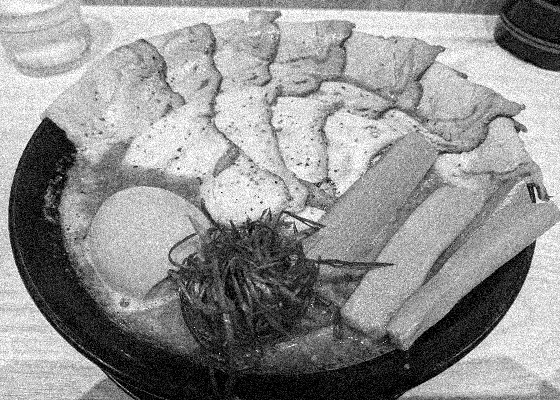
#> input picture hw1/image/sample6.jpg, 560 x 400 px, found by its file name; the run also reads 1 picture not shown here
$ python prob3_imgNoiseRemove.py
#> lines starting #> are read from the running program, lines starting #| are printed output that depends on the picture
### hw1/utils.py
from PIL import Image
import numpy as np
import matplotlib.pyplot as plt
from matplotlib.colors import LogNorm

import pdb

def load_img2npArr(name):
#> called with name = 'sample6.jpg'
    img = Image.open(name)
#> img is the input picture: PIL image 560x400 L; min 0, max 255, mean 146.1
    img_arr = np.array(img)
    return img_arr

def save_npArr2JPG(img_arr, name):
    img = Image.fromarray(img_arr)
    img.convert("RGB").save("{0}.jpg".format(name), "JPEG")
    print("Save fig {0}.jpg!".format(name))

def int_round(img_arr):
    return np.array(np.round(img_arr), dtype=np.uint8)

# [62 lines left out: functions plot_hist, plot_transfer, plot_spectrum, PSNR, plot_param_search, not called in this run]

### hw1/prob3_imgNoiseRemove.py
from PIL import Image
import numpy as np
import matplotlib.pyplot as plt
from scipy import fftpack

import utils

import pdb

# load image
sample6_arr = utils.load_img2npArr("sample6.jpg")
sample7_arr = utils.load_img2npArr("sample7.jpg")
#> call 2 of load_img2npArr, with name = 'sample7.jpg'
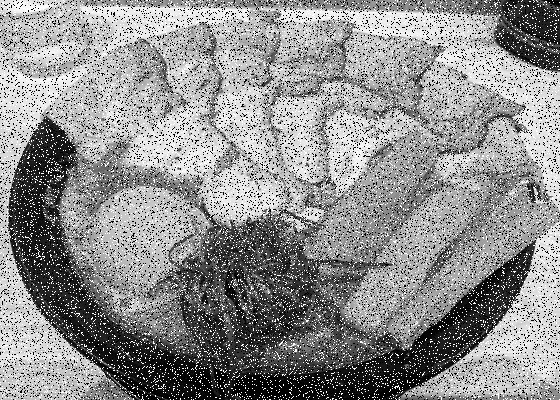
#> input picture hw1/image/sample7.jpg, 560 x 400 px, found by its file name
#> in load_img2npArr, img is the input picture: PIL image 560x400 L; min 0, max 255, mean 142.6
sample5_arr = utils.load_img2npArr("sample5.jpg")

# prob (a)
'''
Solutions
1. low-pass filtering (for uniform noise)
2. non-linear filtering (for impluse noise)
3. fft filtering [Image denoising by FFT](http://scipy-lectures.org/intro/scipy/auto_examples/solutions/plot_fft_image_denoise.html)
'''

def filter_low_pass(img_arr, b=2, kernel_size=3, pad_method="edge"):
#> called with b = 2, kernel_size = 5, pad_method = 'edge'
    M, N = img_arr.shape
#> M = 400; N = 560
    result = np.zeros( (M, N) )
    n_pad = kernel_size // 2
    img_expand_arr = np.pad(img_arr, ((n_pad, n_pad), (n_pad, n_pad)), "edge")
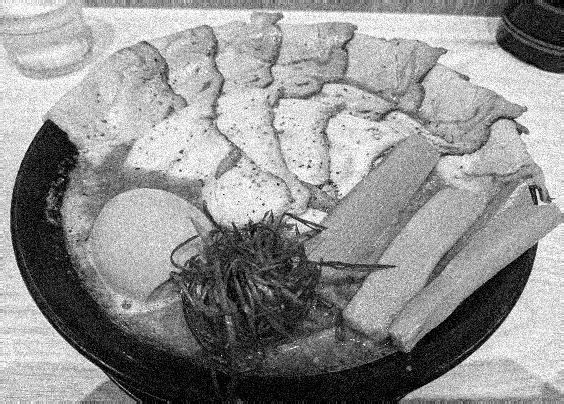
#> img_expand_arr: shape (404, 564); min 0, max 255, mean 146.1
    M_expand, N_expand = img_expand_arr.shape
#> M_expand = 404; N_expand = 564
    # Generate (b + k - 1)**2, and assign b with cross
    mask = np.ones( (kernel_size, kernel_size)  )
    for i in range(-(kernel_size//2), (kernel_size//2)+1 ):
        mask[kernel_size // 2 + i, kernel_size // 2] = b
    for j in range(-(kernel_size//2), (kernel_size//2)+1 ):
        mask[kernel_size // 2, kernel_size // 2 + j] = b
    mask[kernel_size // 2, kernel_size // 2] = b ** 2
    mask = 1 / ( (b + kernel_size - 1)**2 ) * mask
    # convolution/weighted average
    for i in range(M):
        for j in range(N):
            result_part = img_expand_arr[i: i + kernel_size, j: j + kernel_size] * mask
            result[i, j] = np.sum(result_part)
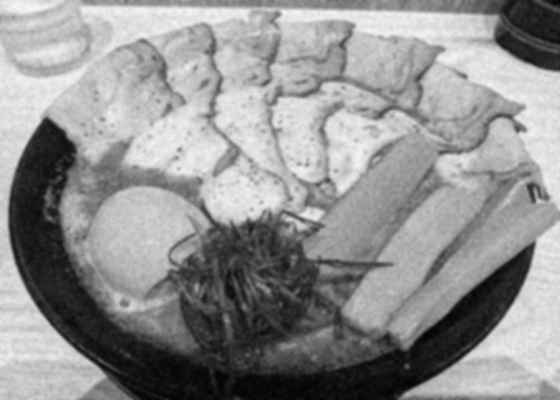
#> result: shape (400, 560) float64; min 2.19, max 249, mean 146.1
    result = utils.int_round(result)
    return result

def filter_median(img_arr, kernel_size=3, percent=50, pad_method="edge"):
#> called with kernel_size = 3, percent = 50, pad_method = 'edge'
    M, N = img_arr.shape
#> M = 400; N = 560
    result = np.zeros( (M, N) )
    n_pad = kernel_size // 2
    img_expand_arr = np.pad(img_arr, ((n_pad, n_pad), (n_pad, n_pad)), "edge")
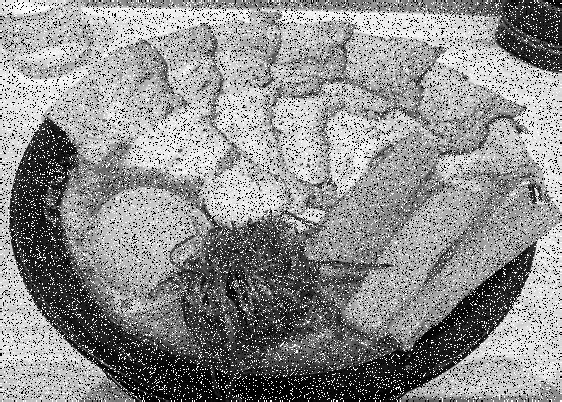
#> img_expand_arr: shape (402, 562); min 0, max 255, mean 142.6
    M_expand, N_expand = img_expand_arr.shape
#> M_expand = 402; N_expand = 562
    # convolution/weighted average
    for i in range(M):
        for j in range(N):
            result_part = img_expand_arr[i: i + kernel_size, j: j + kernel_size]
            #result[i, j] = np.median(result_part)
            result[i, j] = np.percentile(result_part, percent, interpolation="nearest")
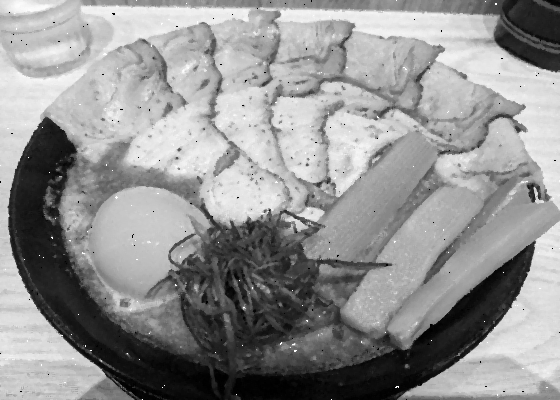
#> result: shape (400, 560) float64; min 0, max 255, mean 146.3
    result = utils.int_round(result)
    return result

def filter_fft(img_arr, Name=None, frac=0.1):
    # config
    keep_fraction = frac
    # transform into frequency domain
    img_freq_arr = fftpack.fft2(img_arr)
    result_freq = img_freq_arr.copy()
    r, c = result_freq.shape
    # filter by keep frac
    result_freq[int(r*keep_fraction):int(r*(1-keep_fraction))] = 0
    result_freq[:, int(c*keep_fraction):int(c*(1-keep_fraction))] = 0
    # plot spectrum graph
    if Name is not None:
        utils.plot_spectrum(img_freq_arr, "{0}_FD_origin".format(Name) )
        utils.plot_spectrum(result_freq, "{0}_FD_filtered".format(Name) )
    result_arr = fftpack.ifft2(result_freq).real
    result = utils.int_round(result_arr)
    return result

# Find best params
# Remember comment it before submit hw1
'''
utils.plot_param_search(filter_low_pass, "b", range(1, 21), sample5_arr, sample6_arr, "sample6")
utils.plot_param_search(filter_low_pass, "kernel_size", range(3, 21, 2), sample5_arr, sample6_arr, "sample6")
utils.plot_param_search(filter_median, "kernel_size", range(3, 21, 2), sample5_arr, sample7_arr, "sample7")
utils.plot_param_search(filter_fft, "frac", [round(0.05 * i, 2) for i in range(1, 10)], sample5_arr, sample6_arr, "sample6")
utils.plot_param_search(filter_fft, "frac", [round(0.05 * i, 2) for i in range(1, 10)], sample5_arr, sample7_arr, "sample7")
'''
# Remember delete it before submit hw1
# uniform noise, low-pass filter
result8_1_arr = filter_low_pass(sample6_arr, b=2, kernel_size=5)
utils.save_npArr2JPG(result8_1_arr, "8_result")
# impulse noise, medial filter
result9_2_arr = filter_median(sample7_arr, kernel_size=3, percent=50)
result9_3_arr = filter_median(result9_2_arr, kernel_size=3, percent=50)
#> call 2 of filter_median, with kernel_size = 3, percent = 50, pad_method = 'edge'
#> in filter_median (call 2), `img_expand_arr = np.pad(img_arr, ((n_pad, n_pad), (n_pad, n_pad)), "ed..`:
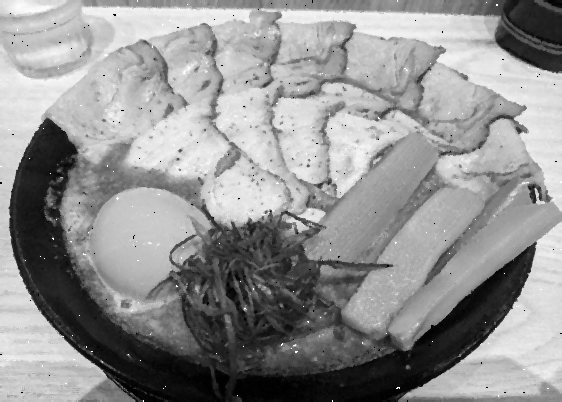
#> img_expand_arr: shape (402, 562); min 0, max 255, mean 146.3
utils.save_npArr2JPG(result9_2_arr, "tmp/9_result_once")
utils.save_npArr2JPG(result9_3_arr, "9_result")
#> call 3 of save_npArr2JPG, with name = '9_result'
#> in save_npArr2JPG (call 3), `img.convert("RGB").save("{0}.jpg".format(name), "JPEG")`:
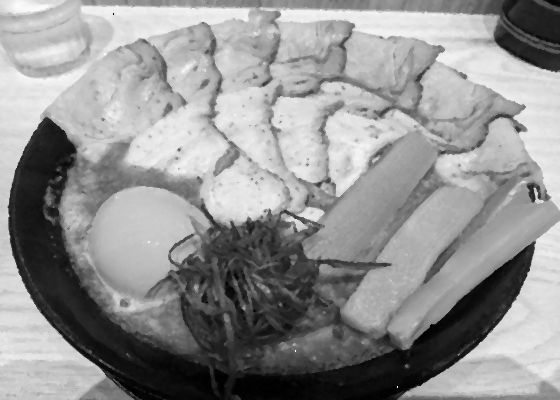
#> saved as 9_result.jpg: PIL image 560x400 RGB; min 0, max 253, mean 146.4

# Remember comment it before submit hw1
'''
utils.plot_param_search(filter_median, "percent", range(25, 75+1, 5), sample5_arr, sample7_arr, "sample7")
result8_2_arr = filter_low_pass(sample6_arr, b=3, kernel_size=5)
utils.save_npArr2JPG(result8_2_arr, "tmp/8_result_low_pass2")
result8_3_arr = filter_median(sample6_arr, kernel_size=3)
utils.save_npArr2JPG(result8_2_arr, "tmp/8_result_median")
result9_1_arr = filter_low_pass(sample7_arr, b=1, kernel_size=5)
utils.save_npArr2JPG(result9_1_arr, "tmp/9_result_low_pass")
result8_4_arr = filter_fft(sample6_arr, "tmp/sample6")
utils.save_npArr2JPG(result8_3_arr, "tmp/8_result_fft")
result9_4_arr = filter_fft(sample7_arr, "tmp/sample7")
utils.save_npArr2JPG(result9_3_arr, "tmp/9_result_fft")
result9_5_arr = filter_median(result9_3_arr, kernel_size=3, percent=50)
'''

# prob (b)
def PSNR(F_true, F):
    MSE = np.sum((F_true - F)**2) / np.prod(F.shape)
#> MSE = 52.81
    res = 10 * np.log10(255**2 / MSE)
#> res = 30.9
    return res

print('PSNR of uniform noise by low-pass : {0:.4f}'.format(PSNR(sample5_arr, result8_1_arr)))
#| PSNR of uniform noise by low-pass : 30.9034
print('PSNR of impulse noise by median_1: {0:.4f}'.format(PSNR(sample5_arr, result9_2_arr)))
#| PSNR of impulse noise by median_1: 33.0480
print('PSNR of impulse noise by median_2: {0:.4f}'.format(PSNR(sample5_arr, result9_3_arr)))
#| PSNR of impulse noise by median_2: 33.0975

# Remember comment it before submit hw1
'''
print('PSNR of uniform noise by low-pass b=3 : {0}'.format(PSNR(sample5_arr, result8_2_arr)))
print('PSNR of uniform noise by median : {0}'.format(PSNR(sample5_arr, result8_3_arr)))
print('PSNR of uniform noise by fft: {0:.4f}'.format(PSNR(sample5_arr, result8_4_arr)))
print('PSNR of impulse noise by low-pass: {0}'.format(PSNR(sample5_arr, result9_1_arr)))
print('PSNR of impulse noise by fft: {0:.4f}'.format(PSNR(sample5_arr, result9_4_arr)))
print('PSNR of impulse noise by median_3: {0:.4f}'.format(PSNR(sample5_arr, result9_5_arr)))
'''
